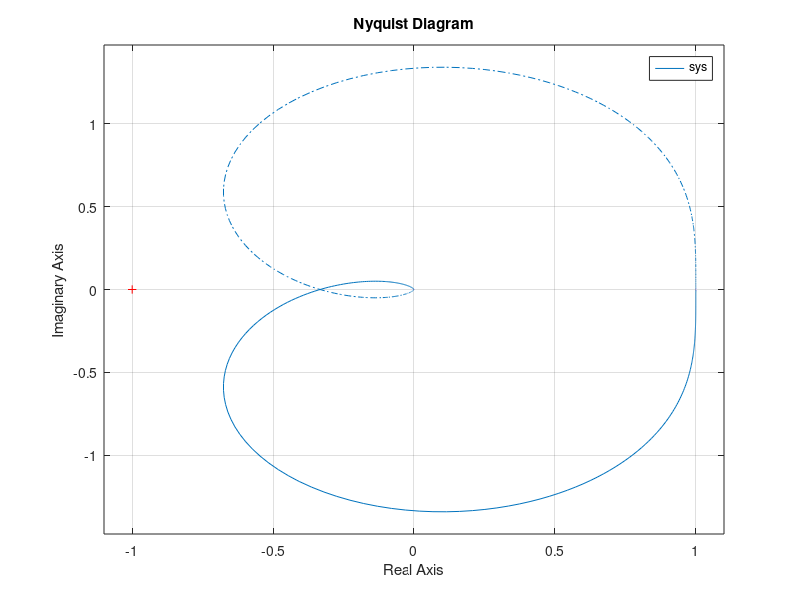

This chart was generated by the following MATLAB code:
% Chapter 9: Figure 9.39

%

%   The nyquist function with manual scaling using the

%   axis function.  The transfer function is

%

%                    0.5 

%   G(s) = ---------------------------

%            s^3 + 2 s^2 +  s + 0.5

%

num=[0.5]; den=[1 2 1 0.5 ];

sys=tf(num,den);

nyquist(sys);
